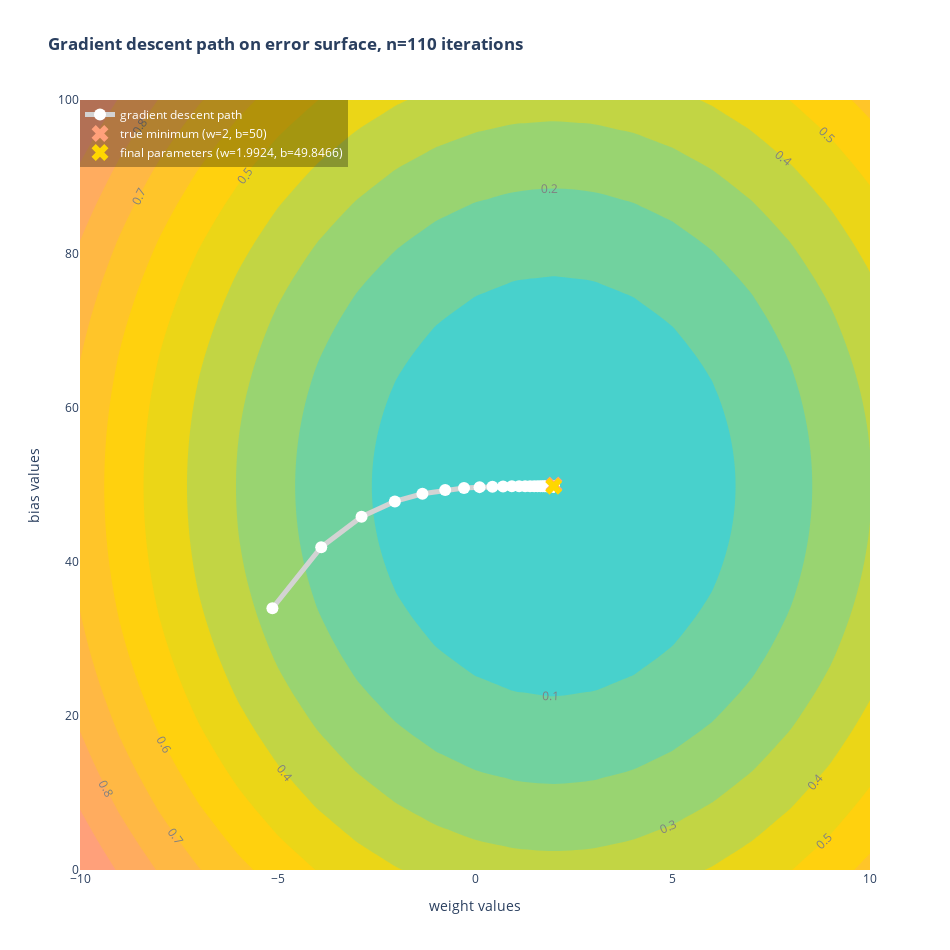

The notebook cell this image was saved under:
### Code cell
b_path, w_path, num_iter = grad(x_train, y_train, w_lr=1e-4, b_lr=1e-2)

loss_trace = go.Contour(
    x=ww, y=bb, z=Z,
    contours=dict(
        showlabels=True,
        labelfont=dict(
            size=12,
            color='gray'
        ),
    ),
    colorscale=[
        [0.0, 'mediumturquoise'],
        [0.5, 'gold'],
        [1.0, 'lightsalmon']
    ],
    showscale=False,
    line_width=0
)

path_trace = go.Scatter(
    x=w_path[0:-2], y=b_path[0:-2],
    name='gradient descent path',
    mode='lines+markers',
    marker_size=12,
    marker_color='white',
    line_width=5,
    line_color='lightgray',
)

true_min_trace = go.Scatter(
    x=[2], y=[50],
    name='true minimum (w=2, b=50)',
    mode='markers',
    marker_size=15,
    marker_color='lightsalmon',
    marker_symbol='x'
)

final_params_trace = go.Scatter(
    x=[w_path[-1]], y=[b_path[-1]],
    name=f'final parameters (w={round(w_path[-1], 4)}, b={round(b_path[-1], 4)})',
    mode='markers',
    marker_size=15,
    marker_color='gold',
    marker_symbol='x'
)

fig = go.Figure(
    data=[loss_trace, path_trace, true_min_trace, final_params_trace],
    layout=go.Layout(
        width=950, height=950,
        title=f'<b>Gradient descent path on error surface, n={num_iter} iterations</b>',
        xaxis_title='weight values',
        yaxis_title='bias values',
        legend_x=0, legend_y=1,
        legend_bgcolor='rgba(0,0,0,0.3)',
        legend_font_color='white'
    )
)

fig.show()

### Figure 1 — Plotly figure (JSON) as saved in the notebook; plotly's stock layout.template omitted (floating-point values rounded to 4 significant figures; data arrays with more than 128 entries replaced by an {"elided": "..."} marker saying what was removed)
{"data": [{"colorscale": [[0, "mediumturquoise"], [0.5, "gold"], [1, "lightsalmon"]], "contours": {"labelfont": {"color": "gray", "size": 12}, "showlabels": true}, "line": {"width": 0}, "showscale": false, "type": "contour", "x": [-10, -9, -8, -7, -6, -5, -4, -3, -2, -1, 0, 1, 2, 3, 4, 5, 6, 7, 8, 9, 10], "y": [0, 1, 2, 3, 4, 5, 6, 7, 8, 9, 10, 11, 12, 13, 14, 15, 16, 17, 18, 19, 20, 21, 22, 23, 24, 25, 26, 27, 28, 29, 30, 31, 32, 33, 34, 35, 36, 37, 38, 39, 40, 41, 42, 43, 44, 45, 46, 47, 48, 49, 50, 51, 52, 53, 54, 55, 56, 57, 58, 59, 60, 61, 62, 63, 64, 65, 66, 67, 68, 69, 70, 71, 72, 73, 74, 75, 76, 77, 78, 79, 80, 81, 82, 83, 84, 85, 86, 87, 88, 89, 90, 91, 92, 93, 94, 95, 96, 97, 98, 99, 100], "z": {"elided": "101x21 float values"}}, {"line": {"color": "lightgray", "width": 5}, "marker": {"color": "white", "size": 12}, "mode": "lines+markers", "name": "gradient descent path", "type": "scatter", "x": [-5.129, -3.894, -2.873, -2.029, -1.331, -0.7545, -0.278, 0.1158, 0.4414, 0.7104, 0.9328, 1.117, 1.269, 1.394, 1.498, 1.584, 1.655, 1.713, 1.762, 1.802, 1.835, 1.862, 1.885, 1.903, 1.919, 1.932, 1.942, 1.951, 1.958, 1.964, 1.969, 1.973, 1.976, 1.979, 1.981, 1.983, 1.985, 1.986, 1.987, 1.988, 1.989, 1.99, 1.99, 1.99, 1.991, 1.991, 1.991, 1.992, 1.992, 1.992, 1.992, 1.992, 1.992, 1.992, 1.992, 1.992, 1.992, 1.992, 1.992, 1.992, 1.992, 1.992, 1.992, 1.992, 1.992, 1.992, 1.992, 1.992, 1.992, 1.992, 1.992, 1.992, 1.992, 1.992, 1.992, 1.992, 1.992, 1.992, 1.992, 1.992, 1.992, 1.992, 1.992, 1.992, 1.992, 1.992, 1.992, 1.992, 1.992, 1.992, 1.992, 1.992, 1.992, 1.992, 1.992, 1.992, 1.992, 1.992, 1.992, 1.992, 1.992, 1.992, 1.992, 1.992, 1.992, 1.992, 1.992, 1.992, 1.992, 1.992], "y": [34.0, 41.92, 45.89, 47.87, 48.86, 49.35, 49.6, 49.72, 49.78, 49.82, 49.83, 49.84, 49.84, 49.84, 49.85, 49.85, 49.85, 49.85, 49.85, 49.85, 49.85, 49.85, 49.85, 49.85, 49.85, 49.85, 49.85, 49.85, 49.85, 49.85, 49.85, 49.85, 49.85, 49.85, 49.85, 49.85, 49.85, 49.85, 49.85, 49.85, 49.85, 49.85, 49.85, 49.85, 49.85, 49.85, 49.85, 49.85, 49.85, 49.85, 49.85, 49.85, 49.85, 49.85, 49.85, 49.85, 49.85, 49.85, 49.85, 49.85, 49.85, 49.85, 49.85, 49.85, 49.85, 49.85, 49.85, 49.85, 49.85, 49.85, 49.85, 49.85, 49.85, 49.85, 49.85, 49.85, 49.85, 49.85, 49.85, 49.85, 49.85, 49.85, 49.85, 49.85, 49.85, 49.85, 49.85, 49.85, 49.85, 49.85, 49.85, 49.85, 49.85, 49.85, 49.85, 49.85, 49.85, 49.85, 49.85, 49.85, 49.85, 49.85, 49.85, 49.85, 49.85, 49.85, 49.85, 49.85, 49.85, 49.85]}, {"marker": {"color": "lightsalmon", "size": 15, "symbol": "x"}, "mode": "markers", "name": "true minimum (w=2, b=50)", "type": "scatter", "x": [2], "y": [50]}, {"marker": {"color": "gold", "size": 15, "symbol": "x"}, "mode": "markers", "name": "final parameters (w=1.9924, b=49.8466)", "type": "scatter", "x": [1.992], "y": [49.85]}], "layout": {"height": 950, "legend": {"bgcolor": "rgba(0,0,0,0.3)", "font": {"color": "white"}, "x": 0, "y": 1}, "title": {"text": "<b>Gradient descent path on error surface, n=110 iterations</b>"}, "width": 950, "xaxis": {"title": {"text": "weight values"}}, "yaxis": {"title": {"text": "bias values"}}}}
